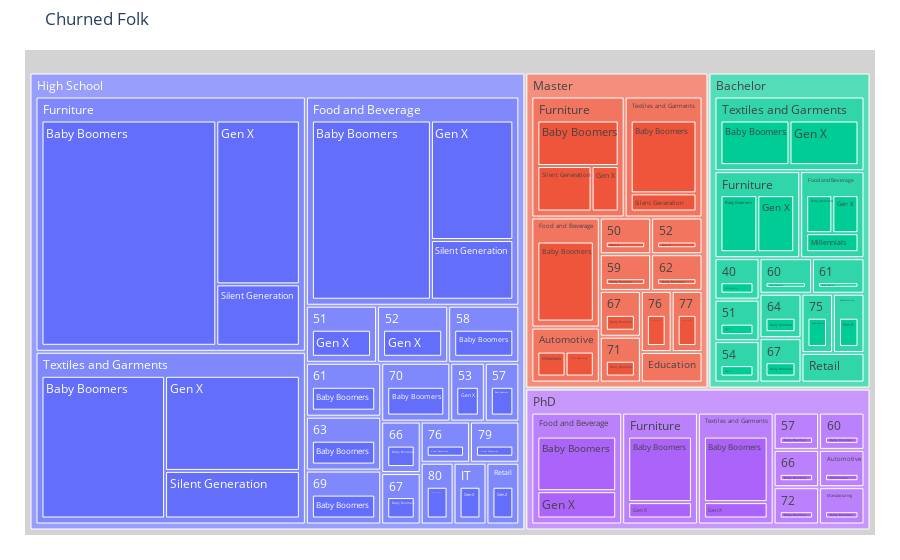
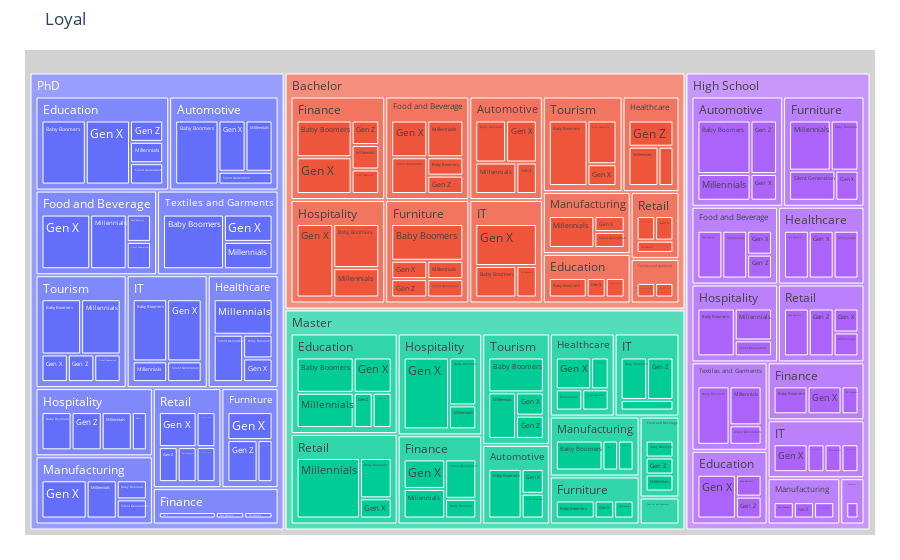
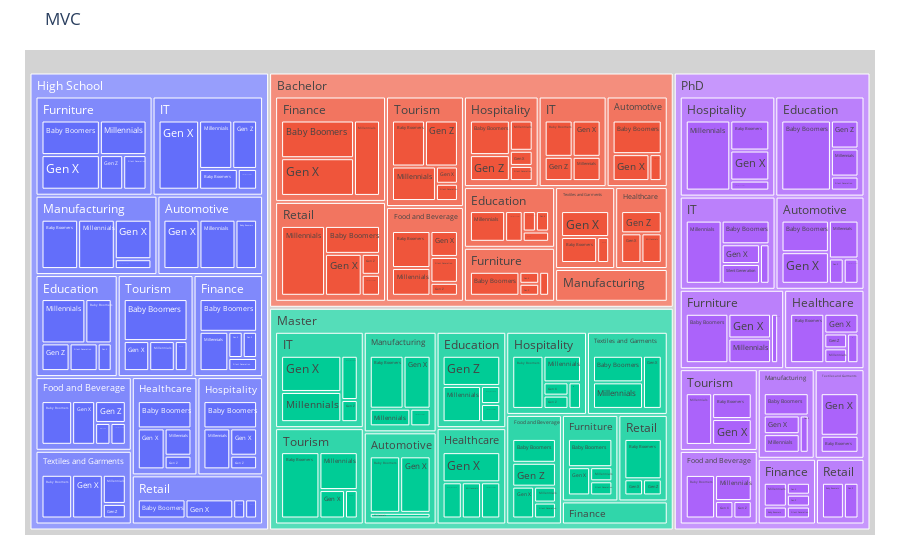
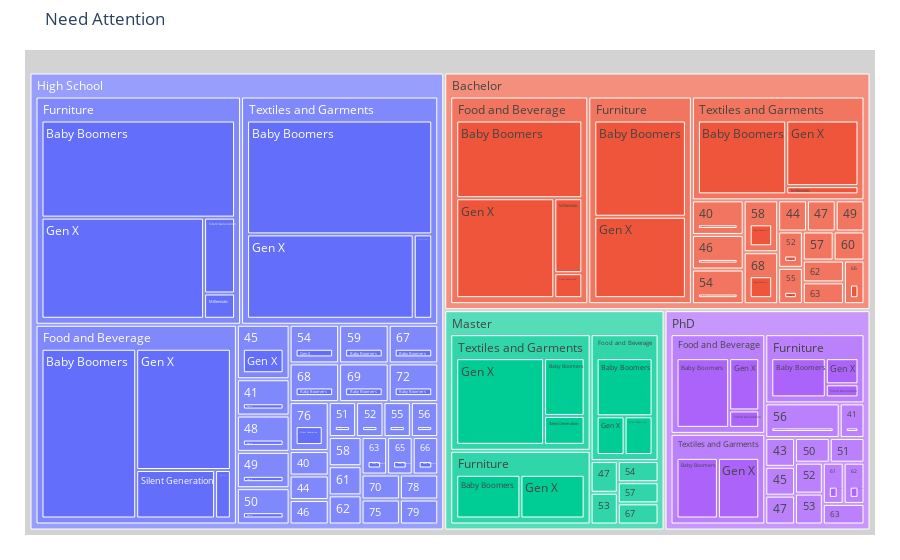

The notebook cell saved with these charts, in order:
### Markdown cell above
## Show drill-down data or sub-segments

Feel free to add more entries to list variable `sub_segment_columns=['customerEducation', 'customerIndustry', 'customerGeneration']`

### Code cell
import plotly.express as px
import pandas as pd

segment_groups = df_customer_datamart.groupby('General_Segment')
for segment, segment_data in segment_groups:
    sub_segment_columns=['customerEducation', 'customerIndustry', 'customerGeneration']
    group_data = segment_data.groupby(sub_segment_columns).size().reset_index(name='count')
    group_data["all"] = segment # in order to have a single root node
    fig = px.treemap(group_data,path=sub_segment_columns, values='count', title=segment)
    fig.update_traces(root_color="lightgrey")
    fig.update_layout(margin = dict(t=50, l=25, r=25, b=25))
    fig.show()
    
for segment, segment_data in segment_groups:
    sub_segment_columns=['customerState']
    group_data = segment_data.groupby(sub_segment_columns).size().reset_index(name='count')
    group_data["all"] = segment # in order to have a single root node
    fig = px.treemap(group_data,path=sub_segment_columns, values='count', title=segment)
    fig.update_traces(root_color="lightgrey")
    fig.update_layout(margin = dict(t=50, l=25, r=25, b=25))
    fig.show()

### Figure 1 — Plotly figure (JSON) as saved in the notebook; plotly's stock layout.template omitted (floating-point values rounded to 4 significant figures; data arrays with more than 128 entries replaced by an {"elided": "..."} marker saying what was removed)
{"data": [{"branchvalues": "total", "domain": {"x": [0, 1], "y": [0, 1]}, "hovertemplate": "labels=%{label}<br>count=%{value}<br>parent=%{parent}<br>id=%{id}<extra></extra>", "ids": {"elided": "129 str values"}, "labels": {"elided": "129 str values"}, "name": "", "parents": {"elided": "129 str values"}, "root": {"color": "lightgrey"}, "type": "treemap", "values": {"elided": "129 int values"}}], "layout": {"legend": {"tracegroupgap": 0}, "margin": {"b": 25, "l": 25, "r": 25, "t": 50}, "title": {"text": "Churned Folk"}}}

### Figure 2 — Plotly figure (JSON) as saved in the notebook; plotly's stock layout.template omitted (floating-point values rounded to 4 significant figures; data arrays with more than 128 entries replaced by an {"elided": "..."} marker saying what was removed)
{"data": [{"branchvalues": "total", "domain": {"x": [0, 1], "y": [0, 1]}, "hovertemplate": "labels=%{label}<br>count=%{value}<br>parent=%{parent}<br>id=%{id}<extra></extra>", "ids": {"elided": "220 str values"}, "labels": {"elided": "220 str values"}, "name": "", "parents": {"elided": "220 str values"}, "root": {"color": "lightgrey"}, "type": "treemap", "values": {"elided": "220 int values"}}], "layout": {"legend": {"tracegroupgap": 0}, "margin": {"b": 25, "l": 25, "r": 25, "t": 50}, "title": {"text": "Loyal "}}}

### Figure 3 — Plotly figure (JSON) as saved in the notebook; plotly's stock layout.template omitted (floating-point values rounded to 4 significant figures; data arrays with more than 128 entries replaced by an {"elided": "..."} marker saying what was removed)
{"data": [{"branchvalues": "total", "domain": {"x": [0, 1], "y": [0, 1]}, "hovertemplate": "labels=%{label}<br>count=%{value}<br>parent=%{parent}<br>id=%{id}<extra></extra>", "ids": {"elided": "246 str values"}, "labels": {"elided": "246 str values"}, "name": "", "parents": {"elided": "246 str values"}, "root": {"color": "lightgrey"}, "type": "treemap", "values": {"elided": "246 int values"}}], "layout": {"legend": {"tracegroupgap": 0}, "margin": {"b": 25, "l": 25, "r": 25, "t": 50}, "title": {"text": "MVC"}}}

### Figure 4 — Plotly figure (JSON) as saved in the notebook; plotly's stock layout.template omitted (floating-point values rounded to 4 significant figures; data arrays with more than 128 entries replaced by an {"elided": "..."} marker saying what was removed)
{"data": [{"branchvalues": "total", "domain": {"x": [0, 1], "y": [0, 1]}, "hovertemplate": "labels=%{label}<br>count=%{value}<br>parent=%{parent}<br>id=%{id}<extra></extra>", "ids": {"elided": "174 str values"}, "labels": {"elided": "174 str values"}, "name": "", "parents": {"elided": "174 str values"}, "root": {"color": "lightgrey"}, "type": "treemap", "values": {"elided": "174 int values"}}], "layout": {"legend": {"tracegroupgap": 0}, "margin": {"b": 25, "l": 25, "r": 25, "t": 50}, "title": {"text": "Need Attention"}}}
